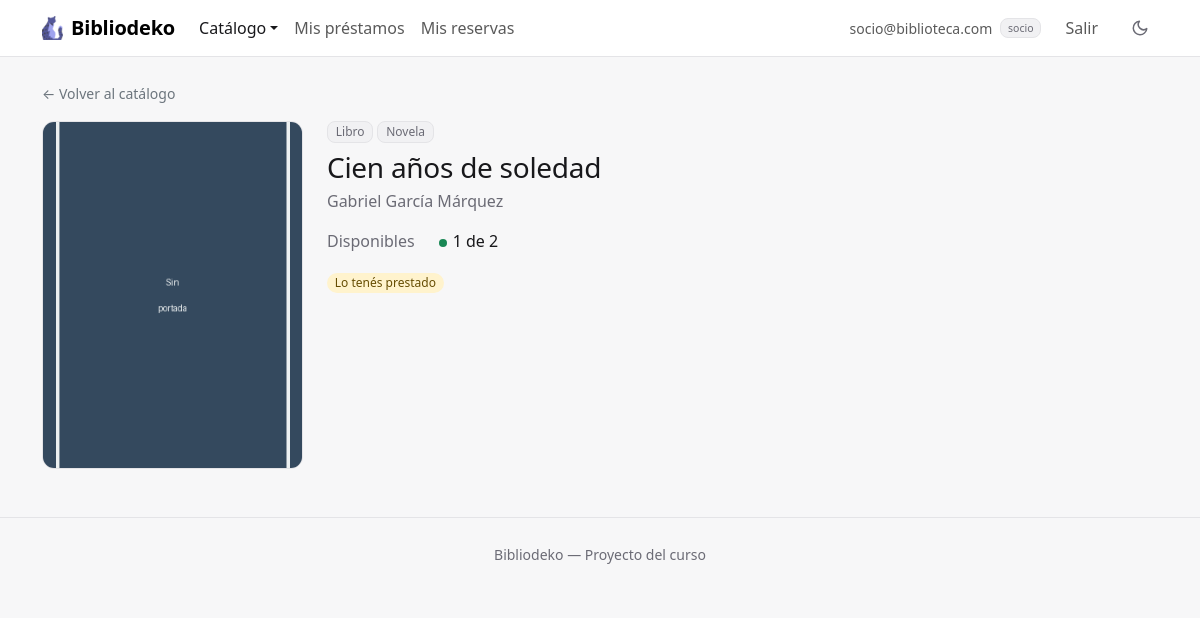
Page /index.php?accion=verItem&id=1 (signed in) on the earlier database version.
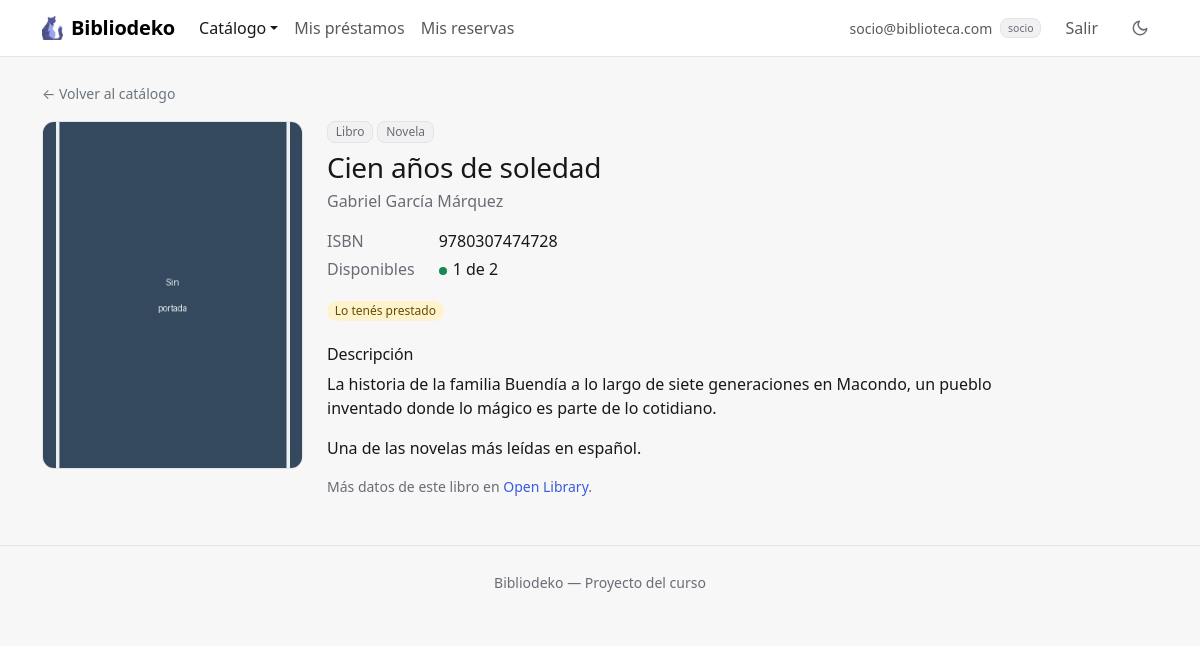
Same page on the later database version.
### tables this page shows
CREATE TABLE IF NOT EXISTS items (
    id          INT AUTO_INCREMENT PRIMARY KEY,
    tipo        ENUM('libro', 'juego', 'proyecto') NOT NULL DEFAULT 'libro',
    titulo      VARCHAR(150) NOT NULL,
    autor       VARCHAR(100) NOT NULL,
    categoria   VARCHAR(50)  NULL,
    isbn        VARCHAR(13)  NULL UNIQUE,
    descripcion TEXT         NULL,
    stock       INT UNSIGNED NOT NULL DEFAULT 1,
    imagen      VARCHAR(100) NOT NULL DEFAULT 'default.png',
    CHECK (isbn IS NULL OR tipo = 'libro')
);

### controllers/ItemController.php (called while the page is built, shortened)
<?php
require_once __DIR__ . '/../models/Item.php';
require_once __DIR__ . '/../models/Socio.php';
require_once __DIR__ . '/../models/Prestamo.php';
require_once __DIR__ . '/../models/Reserva.php';
function socioYSusReservas($pdo) {
    $socio = null;
    $prestados = [];
    $reservas = [];
    if (isset($_SESSION['usuario']) && !esAdmin()) {
        $socio = Socio::buscarPorUsuarioId($pdo, $_SESSION['usuario']['id']);
    }
    if ($socio) {
        $prestados = Prestamo::itemsPrestadosA($pdo, $socio->getId());
        $reservas = Reserva::activasDelSocio($pdo, $socio->getId());
    }
    return [$socio, $prestados, $reservas];
}
function verItem() {
    global $pdo;
    $item = Item::buscarPorId($pdo, $_GET['id'] ?? '');
    [$socio, $prestadosDelSocio, $reservasDelSocio] = socioYSusReservas($pdo);
    require __DIR__ . '/../views/items/ver.php';
}

### helpers.php (called while the page is built, shortened)
<?php
function esAdmin() {
    return isset($_SESSION['usuario']) && $_SESSION['usuario']['rol'] === 'admin';
}

### models/Item.php (called while the page is built, shortened)
<?php
require_once __DIR__ . '/Reserva.php';
class Item {
    private $id;
    private $tipo;
    private $titulo;
    private $autor;
    private $categoria;
    private $isbn;
    private $descripcion;
    private $stock;
    private $imagen;
    private $prestados;
    private $apartados;
    public function __construct($id, $tipo, $titulo, $autor, $categoria, $isbn, $descripcion, $stock, $imagen, $prestados, $apartados) {
        $this->id = $id;
        $this->tipo = $tipo;
        $this->titulo = $titulo;
        $this->autor = $autor;
        $this->categoria = $categoria;
        $this->isbn = $isbn;
        $this->descripcion = $descripcion;
        $this->stock = $stock;
        $this->imagen = $imagen;
        $this->prestados = $prestados;
        $this->apartados = $apartados;
    }
    public function getId() { return $this->id; }
    public function getTipo() { return $this->tipo; }
    public function getTitulo() { return $this->titulo; }
    public function getAutor() { return $this->autor; }
    public function getCategoria() { return $this->categoria; }
    public function getIsbn() { return $this->isbn; }
    public function getDescripcion() { return $this->descripcion; }
    public function getStock() { return $this->stock; }
    public function getImagen() { return $this->imagen; }
    public function getDisponibles() { return $this->stock - $this->prestados - $this->apartados; }
    private static function selectConUso() {
        return "
            SELECT i.*,
                   (SELECT COUNT(*) FROM prestamos p WHERE p.item_id = i.id AND p.estado = 'activo') AS prestados,
                   (SELECT COUNT(*) FROM reservas r WHERE r.item_id = i.id AND " . Reserva::LISTA_VIGENTE . ") AS apartados
            FROM items i
        ";
    }
    private static function desdeFila($f) {
        return new Item($f['id'], $f['tipo'], $f['titulo'], $f['autor'], $f['categoria'], $f['isbn'], $f['descripcion'], $f['stock'], $f['imagen'], $f['prestados'], $f['apartados']);
    }
    public static function buscarPorId($pdo, $id) {
        $stmt = $pdo->prepare(self::selectConUso() . ' WHERE i.id = ?');
        $stmt->execute([date('Y-m-d'), $id]);
        $f = $stmt->fetch();
        return $f ? self::desdeFila($f) : null;
    }
}

### models/Socio.php (called while the page is built, shortened)
<?php
class Socio {
    private $id;
    public function __construct($id, $usuario, $nombre, $direccion, $telefono, $foto) {
        $this->id = $id;
    }
    public function getId() { return $this->id; }
    private static function desdeFila($f) {
        $usuario = new Usuario($f['usuario_id'], $f['rol'], $f['email'], $f['pass']);
        return new Socio($f['id'], $usuario, $f['nombre'], $f['direccion'], $f['telefono'], $f['foto']);
    }
    public static function buscarPorUsuarioId($pdo, $usuarioId) {
        $stmt = $pdo->prepare(self::SELECT . ' WHERE s.usuario_id = ?');
        $stmt->execute([$usuarioId]);
        $f = $stmt->fetch();
        return $f ? self::desdeFila($f) : null;
    }
}

### models/Prestamo.php (called while the page is built, shortened)
<?php
class Prestamo {
    public static function itemsPrestadosA($pdo, $socioId) {
        $stmt = $pdo->prepare("SELECT item_id FROM prestamos WHERE socio_id = ? AND estado = 'activo'");
        $stmt->execute([$socioId]);
        return $stmt->fetchAll(PDO::FETCH_COLUMN);
    }
}

### models/Reserva.php (called while the page is built, shortened)
<?php
require_once __DIR__ . '/Item.php';
class Reserva {
    private static function desdeFila($f) {
        return new Reserva($f['id'], $f['socio_id'], $f['item_id'], $f['fecha_reserva'], $f['fecha_vencimiento'], $f['estado'], $f['socio_nombre'], $f['item_titulo'], $f['puesto']);
    }
    public static function activasDelSocio($pdo, $socioId) {
        $stmt = $pdo->prepare(self::SELECT . ' WHERE r.socio_id = ? AND ' . self::ACTIVA);
        $stmt->execute([$socioId, date('Y-m-d')]);
        $reservas = [];
        foreach ($stmt->fetchAll() as $f) {
            $reservas[$f['item_id']] = self::desdeFila($f);
        }
        return $reservas;
    }
}

### views/items/ver.php (the view, shortened to what this page needs)
<?php
require __DIR__ . '/../header.php';
?>
<p class="mb-3 d-print-none">
  <a href="index.php?accion=listarItems" class="link-secondary small">← Volver al catálogo</a>
</p>
<div class="row g-4">
  <div class="col-6 col-sm-4 col-lg-3">
    <img src="uploads/<?= htmlspecialchars($item->getImagen()) ?>" alt="Portada de «<?= htmlspecialchars($item->getTitulo()) ?>»" class="portada-detalle">
  </div>
  <div class="col-sm-8 col-lg-9">
    <div class="d-flex flex-wrap gap-1 mb-2">
      <span class="badge etiqueta"><?= htmlspecialchars(ucfirst($item->getTipo())) ?></span>
      <?php if ($item->getCategoria()): ?>
        <span class="badge etiqueta"><?= htmlspecialchars($item->getCategoria()) ?></span>
      <?php endif; ?>
    </div>
    <h1 class="h3 mb-1"><?= htmlspecialchars($item->getTitulo()) ?></h1>
    <p class="text-body-secondary mb-3"><?= htmlspecialchars($item->getAutor()) ?></p>
    <dl class="datos-item mb-3">
      <?php if ($item->getIsbn()): ?>
        <dt>ISBN</dt>
        <dd><?= htmlspecialchars($item->getIsbn()) ?></dd>
      <?php endif; ?>
      <dt>Disponibles</dt>
      <?php if ($item->getDisponibles() > 0): ?>
        <dd><span class="punto bg-success"></span><?= htmlspecialchars($item->getDisponibles()) ?> de <?= htmlspecialchars($item->getStock()) ?></dd>
      <?php else: ?>
        <dd class="text-danger-emphasis fw-medium"><span class="punto bg-danger"></span>0 de <?= htmlspecialchars($item->getStock()) ?></dd>
      <?php endif; ?>
    </dl>
    <?php if ($socio): ?>
      <div class="reserva-detalle mb-4">
        <?php require __DIR__ . '/reserva_socio.php'; ?>
      </div>
    <?php elseif (!isset($_SESSION['usuario'])): ?>
      <p class="small text-body-secondary mb-4"><a href="index.php?accion=login">Iniciá sesión</a> para reservarlo.</p>
    <?php endif; ?>
    <?php if ($item->getDescripcion()): ?>
      <h2 class="h6">Descripción</h2>
      <div class="descripcion-item">
        <?php foreach (preg_split('/\R\s*\R/', $item->getDescripcion()) as $parrafo): ?>
          <p><?= nl2br(htmlspecialchars(trim($parrafo))) ?></p>
        <?php endforeach; ?>
      </div>
    <?php endif; ?>
    <?php if ($item->getIsbn()): ?>
      <p class="small text-body-secondary mb-0">
        Más datos de este libro en
        <a href="https://openlibrary.org/isbn/<?= htmlspecialchars($item->getIsbn()) ?>" target="_blank" rel="noopener">Open Library</a>.
      </p>
    <?php endif; ?>
  </div>
</div>
<?php require __DIR__ . '/../footer.php'; ?>

### index.php (shortened to what this page needs)
<?php
require_once __DIR__ . '/conexion.php';
require_once __DIR__ . '/helpers.php';
require_once __DIR__ . '/controllers/ItemController.php';
$accion = $_GET['accion'] ?? 'listarItems';
switch ($accion) {
    case 'verItem':
        verItem();
        break;
}

### views/header.php (shortened to what this page needs)
<?php
$accionActual = $_GET['accion'] ?? 'listarItems';
$enCatalogo   = in_array($accionActual, ['listarItems', 'verItem', 'formCrearItem', 'formEditarItem', 'crearItem', 'editarItem']);
$enPrestamos  = in_array($accionActual, ['listarPrestamos', 'formCrearPrestamo', 'crearPrestamo']);
?>
<!DOCTYPE html>
<html lang="es" data-bs-theme="light">
<head>
  <link href="https://cdn.jsdelivr.net/npm/bootstrap@5.3.3/dist/css/bootstrap.min.css" rel="stylesheet">
  <link href="https://cdn.jsdelivr.net/npm/select2@4.1.0-rc.0/dist/css/select2.min.css" rel="stylesheet">
  <link href="assets/css/estilo.css" rel="stylesheet">
</head>
<body>
  <nav class="navbar navbar-expand-lg barra-principal sticky-top mb-4 d-print-none">
    <div class="container">
      <a class="navbar-brand d-flex align-items-center gap-2" href="index.php?accion=listarItems">
        <img src="views/imagenes/favicon.ico" alt="" height="24">
        Bibliodeko
      </a>
      <div class="d-flex align-items-center gap-1 order-lg-last ms-auto ms-lg-3">
        <button type="button" class="btn boton-tema" id="cambiar-tema" title="Cambiar entre tema claro y oscuro" aria-label="Cambiar entre tema claro y oscuro">
          <svg class="icono-luna" width="18" height="18" viewBox="0 0 24 24" fill="none" stroke="currentColor" stroke-width="2" stroke-linecap="round" stroke-linejoin="round" aria-hidden="true">
            <path d="M21 12.8A9 9 0 1 1 11.2 3a7 7 0 0 0 9.8 9.8z" />
          </svg>
        </button>
      </div>
      <div class="collapse navbar-collapse" id="nav">
        <ul class="navbar-nav me-auto">
          <li class="nav-item dropdown">
            <a class="nav-link dropdown-toggle <?= $enCatalogo ? 'active' : '' ?>" href="#" role="button" data-bs-toggle="dropdown" aria-expanded="false">Catálogo</a>
          </li>
          <?php if (isset($_SESSION['usuario'])): ?>
            <li class="nav-item"><a class="nav-link <?= $enPrestamos ? 'active' : '' ?>" href="index.php?accion=listarPrestamos"><?= esAdmin() ? 'Préstamos' : 'Mis préstamos' ?></a></li>
            <li class="nav-item"><a class="nav-link <?= $accionActual === 'listarReservas' ? 'active' : '' ?>" href="index.php?accion=listarReservas"><?= esAdmin() ? 'Reservas' : 'Mis reservas' ?></a></li>
          <?php endif; ?>
        </ul>
        <ul class="navbar-nav align-items-lg-center">
          <?php if (isset($_SESSION['usuario'])): ?>
            <li class="nav-item">
              <span class="navbar-text d-inline-flex align-items-center gap-2 me-lg-3 small">
                <span class="email-usuario text-truncate" title="<?= htmlspecialchars($_SESSION['usuario']['email']) ?>"><?= htmlspecialchars($_SESSION['usuario']['email']) ?></span>
                <span class="badge etiqueta"><?= htmlspecialchars($_SESSION['usuario']['rol']) ?></span>
              </span>
            </li>
            <li class="nav-item"><a class="nav-link" href="index.php?accion=logout">Salir</a></li>
          <?php else: ?>
            <li class="nav-item"><a class="nav-link <?= $accionActual === 'login' ? 'active' : '' ?>" href="index.php?accion=login">Iniciar sesión</a></li>
          <?php endif; ?>
        </ul>
      </div>
    </div>
  </nav>
  <main class="container pb-5">

### views/items/reserva_socio.php (shortened to what this page needs)
<?php
$reserva = $reservasDelSocio[$item->getId()] ?? null;
?>
<?php if (in_array($item->getId(), $prestadosDelSocio)): ?>
  <a href="index.php?accion=listarPrestamos" class="badge rounded-pill text-wrap bg-warning-subtle text-warning-emphasis">Lo tenés prestado</a>
<?php elseif ($reserva && $reserva->estaLista()): ?>
  <a href="index.php?accion=listarReservas" class="badge rounded-pill text-wrap bg-success-subtle text-success-emphasis">Apartado hasta el <?= htmlspecialchars(formatoFecha($reserva->getFechaVencimiento())) ?></a>
<?php elseif ($reserva): ?>
  <a href="index.php?accion=listarReservas" class="badge rounded-pill text-wrap bg-warning-subtle text-warning-emphasis">En espera · puesto <?= htmlspecialchars($reserva->getPuesto()) ?></a>
<?php endif; ?>

### views/footer.php (shortened to what this page needs)
</main>
<footer class="pie text-center py-4 d-print-none">
  <small>Bibliodeko &mdash; Proyecto del curso</small>
</footer>
</body>
</html>

### assets/css/estilo.css (style rules this page uses)
:root, [data-bs-theme="light"] { --acento-rgb: 59, 91, 219; --acento-hover-rgb: 47, 74, 192; --color-sobre-acento: #ffffff; --color-fondo: #f7f7f8; --color-superficie: #ffffff; --color-superficie-2: #f1f1f3; --color-texto: #18181b; --color-texto-suave: #6b6b75; --color-borde: #e4e4e7; --sombra: 0 1px 2px rgba(24, 24, 27, .05); --sombra-elevada: 0 8px 24px rgba(24, 24, 27, .08); --grafico-devuelto: #8fa3ec; --grafico-vencido: #dc2626; --grafico-tarde: #e0a100; }
:root { --fuente-base: system-ui, -apple-system, "Segoe UI", Roboto, "Helvetica Neue", Arial, sans-serif; --radio: .5rem; --radio-grande: .75rem; --alto-campo: 38px; --proporcion-portada: 3 / 4; }
:root, [data-bs-theme="light"], [data-bs-theme="dark"] { --color-acento: rgb(var(--acento-rgb)); --color-acento-hover: rgb(var(--acento-hover-rgb)); --color-acento-suave: rgba(var(--acento-rgb), .12); --bs-body-font-family: var(--fuente-base); --bs-body-bg: var(--color-superficie); --bs-body-color: var(--color-texto); --bs-emphasis-color: var(--color-texto); --bs-secondary-color: var(--color-texto-suave); --bs-secondary-bg: var(--color-superficie-2); --bs-tertiary-bg: var(--color-superficie-2); --bs-border-color: var(--color-borde); --bs-border-radius: var(--radio); --bs-border-radius-lg: var(--radio-grande); --bs-primary-rgb: var(--acento-rgb); --bs-link-color-rgb: var(--acento-rgb); --bs-link-hover-color-rgb: var(--acento-hover-rgb); --bs-focus-ring-color: rgba(var(--acento-rgb), .25); }
body { background-color: var(--color-fondo); -webkit-font-smoothing: antialiased; }
h1, h2, h3, h4, h5, h6 { font-weight: 600; letter-spacing: -.01em; }
a { text-decoration: none; }
.barra-principal { background-color: var(--color-superficie); border-bottom: 1px solid var(--color-borde); --bs-navbar-active-color: var(--color-texto); }
.barra-principal .navbar-brand { font-weight: 600; letter-spacing: -.01em; }
.barra-principal .nav-link.active { font-weight: 500; }
.email-usuario { max-width: 14rem; }
.boton-tema { --bs-btn-color: var(--color-texto-suave); --bs-btn-hover-color: var(--color-texto); --bs-btn-hover-bg: var(--color-superficie-2); --bs-btn-active-bg: var(--color-superficie-2); --bs-btn-padding-x: .5rem; line-height: 1; }
.btn { font-weight: 500; }
.portada-detalle { width: 100%; aspect-ratio: var(--proporcion-portada); object-fit: cover; border: 1px solid var(--color-borde); border-radius: var(--radio-grande); background-color: var(--color-superficie-2); }
.datos-item { display: grid; grid-template-columns: max-content 1fr; gap: .25rem 1.5rem; }
.datos-item dt { font-weight: 500; color: var(--color-texto-suave); }
.datos-item dd { margin: 0; }
.reserva-detalle { max-width: 16rem; }
.descripcion-item { max-width: 42rem; }
.badge { font-weight: 500; }
.etiqueta { background-color: var(--color-superficie-2); color: var(--color-texto-suave); border: 1px solid var(--color-borde); }
.punto { display: inline-block; width: .5rem; height: .5rem; margin-right: .375rem; border-radius: 50%; vertical-align: middle; }
.pie { border-top: 1px solid var(--color-borde); color: var(--color-texto-suave); }

Differences in the rows shown:
changed items "Cien años de soledad": isbn (not shown) → "9780307474728"
Other differences:
text now shown: "ISBN Descripción Más datos de este libro en Open Library ."
new list line: "La historia de la familia Buendía a lo largo de siete generaciones en Macondo, un pueblo inventado donde lo mágico es parte de lo cotidiano."
new list line: "Una de las novelas más leídas en español."
